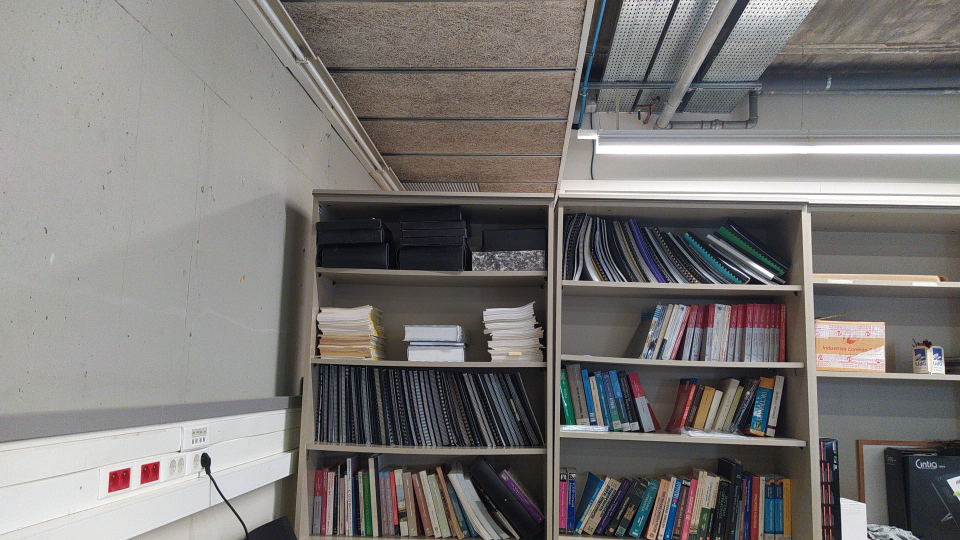
#> input picture Project_3_Image_Stitching/2.DESPATX/1.esquerra.jpg, 1920 x 1080 px (shown at 1/2 size)
$ python merging.py
#> lines starting #> are read from the running program, lines starting #| are printed output that depends on the picture
import cv2
import os
import numpy as np

abspath = os.path.abspath(__file__)
dname = os.path.dirname(abspath)
os.chdir(dname)
project_folder = dname + '/'

# Load the images
image1 = cv2.imread(project_folder + '1.esquerra.jpg')
#> image1 is the input picture: shape (1080, 1920, 3); mean B, G, R 118.9, 120.8, 123.7
image2 = cv2.imread(project_folder + '1.dreta.jpeg')
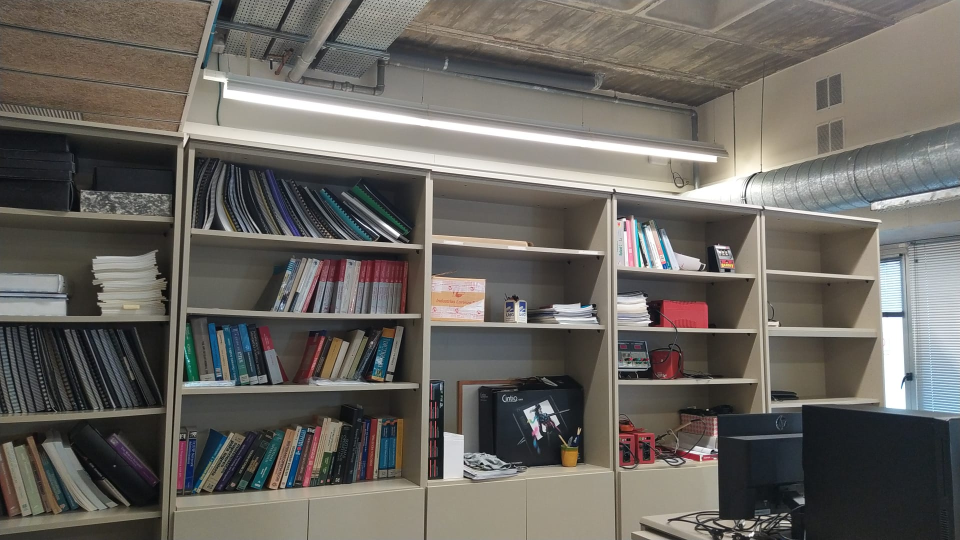
#> input picture Project_3_Image_Stitching/2.DESPATX/1.dreta.jpeg, 1920 x 1080 px (shown at 1/2 size)
#> image2 is the input picture: shape (1080, 1920, 3); mean B, G, R 96.8, 102.4, 106

translation = np.float32([[1, 0, 1600],[0, 1, 400],[0, 0, 1]])
size_x = image2.shape[1]+2200
#> size_x = 4120
size_y = image2.shape[0]+600
#> size_y = 1680
image1 = cv2.warpPerspective(image1, translation, (size_x, size_y))
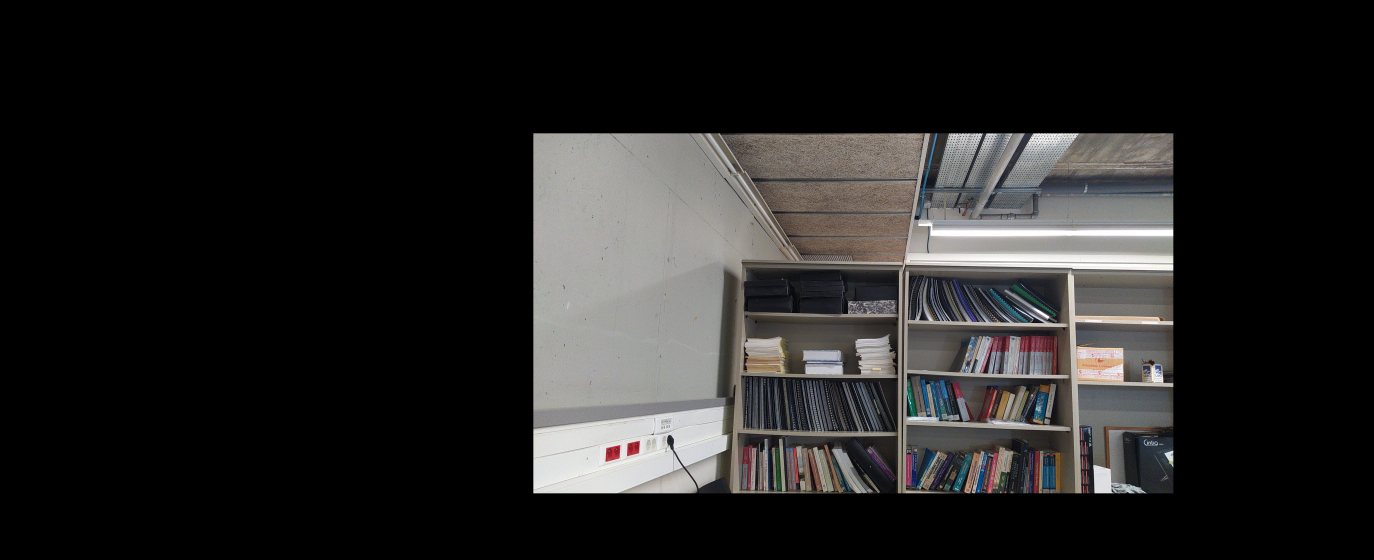
#> image1: shape (1680, 4120, 3) (shown at 1/3 size); mean B, G, R 35.6, 36.2, 37.1
image2 = cv2.warpPerspective(image2, translation, (size_x, size_y))
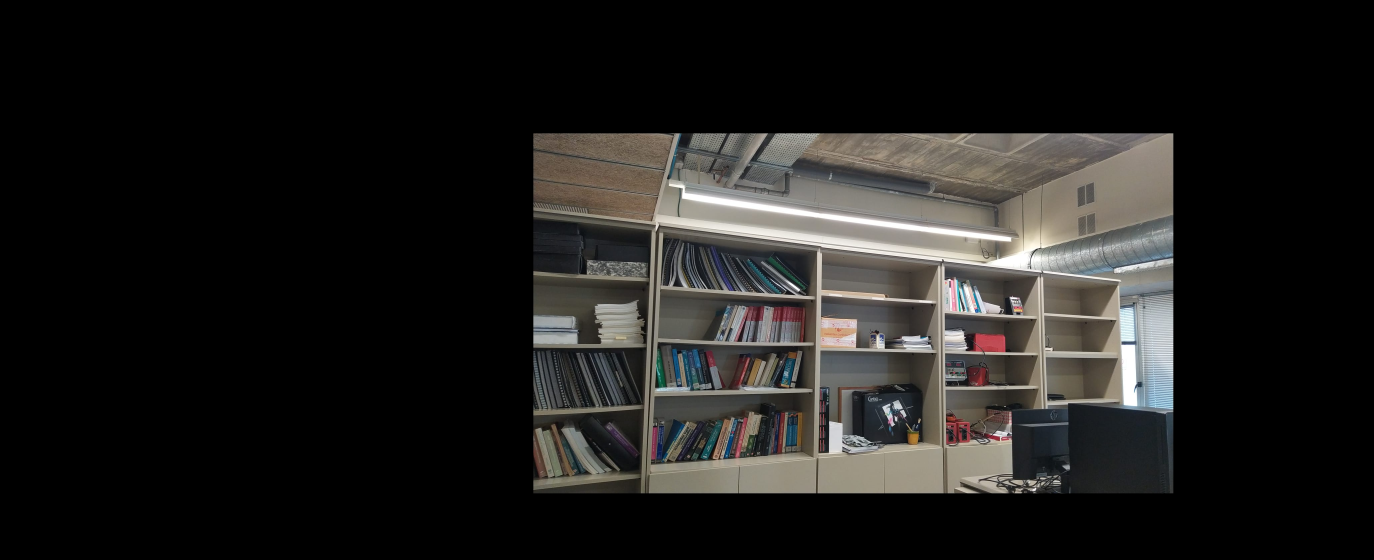
#> image2: shape (1680, 4120, 3) (shown at 1/3 size); mean B, G, R 29, 30.7, 31.8

# Convert images to grayscale
gray1 = cv2.cvtColor(image1, cv2.COLOR_BGR2GRAY)
gray2 = cv2.cvtColor(image2, cv2.COLOR_BGR2GRAY)

# Initialize the feature detector and extractor (e.g., SIFT)
sift = cv2.SIFT_create()

# Detect keypoints and compute descriptors for both images
keypoints1, descriptors1 = sift.detectAndCompute(gray1, None)
#> keypoints1 = 8713 keypoints; strongest (x, y, size): (2011, 1322, 16.7), (3313, 1445, 48.7), (2873, 410, 2), (1703, 1384, 153.2)
keypoints2, descriptors2 = sift.detectAndCompute(gray2, None)
#> keypoints2 = 8806 keypoints; strongest (x, y, size): (3015, 1219, 2.3), (2896, 1012, 1.9), (2395, 869, 6.5), (3055, 940, 6.8)

# Initialize the feature matcher using brute-force matching
bf = cv2.BFMatcher()

# Match the descriptors using brute-force matching
matches = bf.match(descriptors1, descriptors2)
#> matches = 8713 matches

# Select the top N matches
num_matches = 50
matches = sorted(matches, key=lambda x: x.distance)[:num_matches]
#> matches = 50 matches

# Extract matching keypoints
src_points = np.float32([keypoints1[match.queryIdx].pt for match in matches]).reshape(-1, 1, 2)
#> src_points = 50 rows, first 8: [2817.3, 911.1], [2821.2, 967.7], [2819.2, 915.7], [2813, 906.3], [2813, 906.3], [2816.3, 908.6], [2907.9, 968], [2826.9, 931.3]
dst_points = np.float32([keypoints2[match.trainIdx].pt for match in matches]).reshape(-1, 1, 2)
#> dst_points = 50 rows, first 8: [2086.8, 813], [2088.3, 869.2], [2087.9, 816], [2081.6, 806], [2081.6, 806], [2086.8, 813], [2177.6, 874], [2094.5, 830.6]

# Estimate the homography matrix
homography, _ = cv2.findHomography(src_points, dst_points, cv2.RANSAC, 5.0)
#> homography = [[-96.35, 4.26, 157668.2], [-19.51, -53.31, 60794.4], [-0.0195, 0.00126, 1]]
print(homography)
#| [[-9.63488793e+01  4.26095705e+00  1.57668241e+05]
#|  [-1.95055338e+01 -5.33086596e+01  6.07943873e+04]
#|  [-1.94582930e-02  1.25753978e-03  1.00000000e+00]]
# Warp the first image using the homography
result = cv2.warpPerspective(image1, homography, (size_x, size_y))
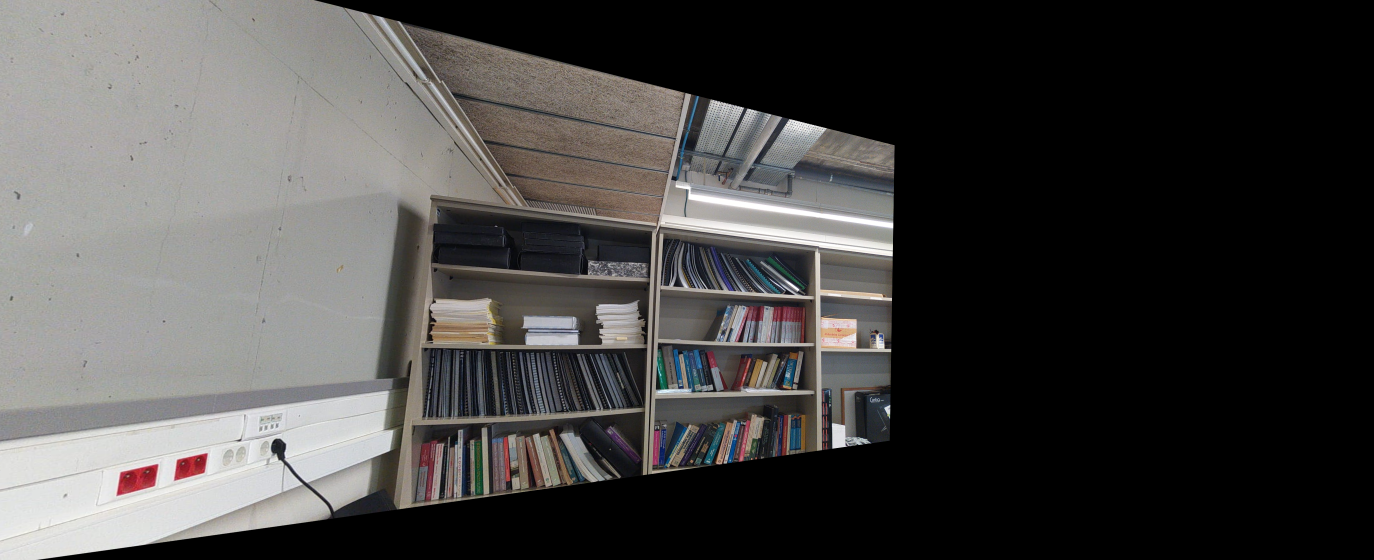
#> result: shape (1680, 4120, 3) (shown at 1/3 size); mean B, G, R 69.8, 71, 72.4


# Blending the warped image with the second image using alpha blending
alpha = 0.5  # blending factor
blended_image = cv2.addWeighted(result, alpha, image2, 1 - alpha, 0)
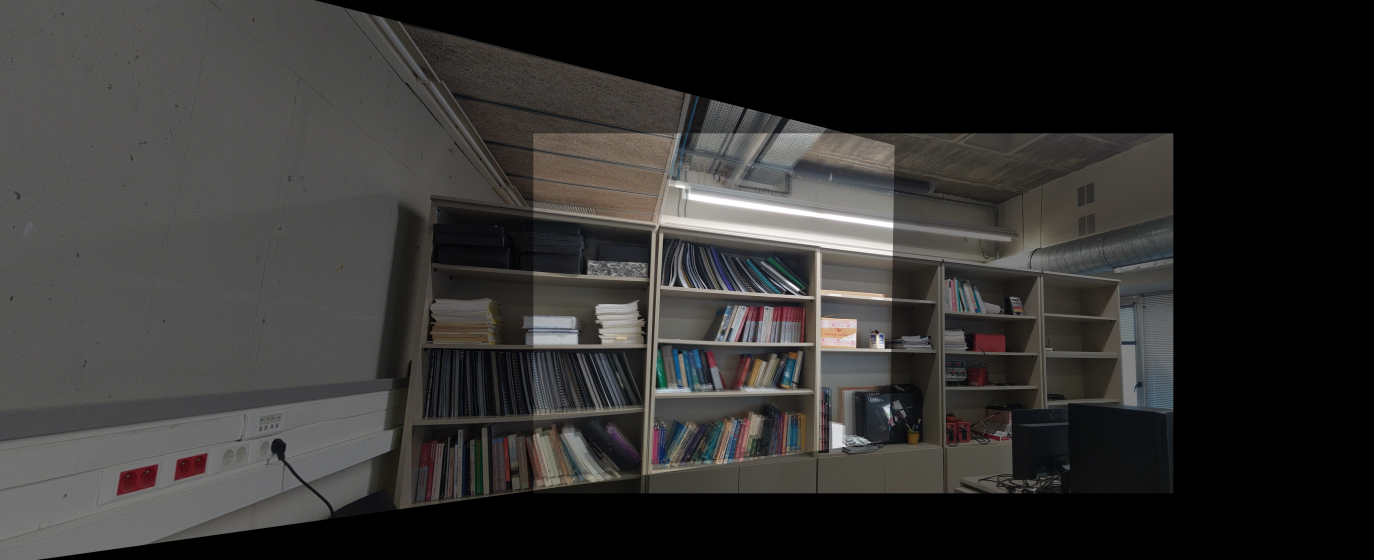
#> blended_image: shape (1680, 4120, 3) (shown at 1/3 size); mean B, G, R 49.4, 50.8, 52.1

# Display the blended image
cv2.imwrite(project_folder + '2.merged.png', blended_image)


# [6 lines of commented-out code are left out]
